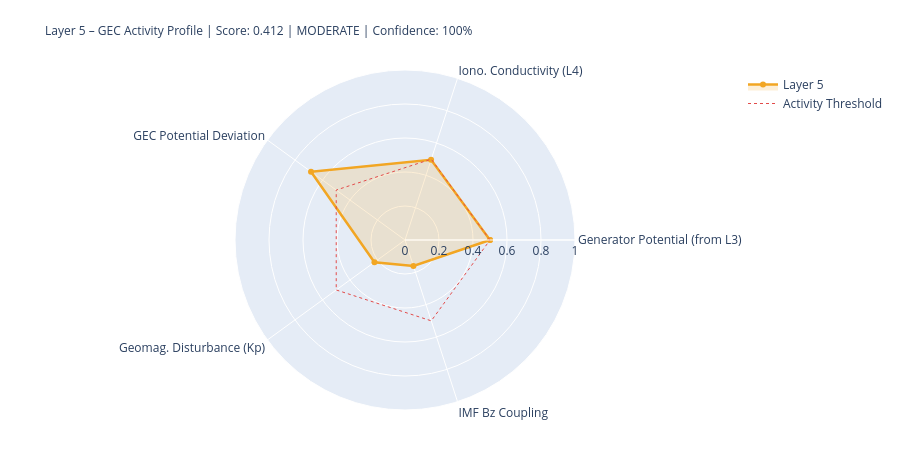

The notebook cell this image was saved under:
### Markdown cell above
---
## 5. State Assessment & Handoff to Layer 6

### Code cell
# ============================================================
# LAYER-5-SCORE
# ============================================================

# Components
# 1) Generator activity (Layer-3-driven)
gen_score = norm(generator_strength, 0.3, 2.0)
gen_src   = 'from_layer3' if l3_thunder_score is not None else 'estimated'

# 2) Ionospheric conductivity (Layer-4-driven)
iono_score = norm(iono_cond_factor, 0.7, 1.4)
iono_src   = 'from_layer4' if l4_ioniz is not None else 'estimated'

# 3) GEC potential deviation from reference
pot_score = norm(abs(delta_V_pct), 0, 30)  # 0 = at reference, 1 = 30% deviation
pot_src   = 'derived'

# 4) Geomagnetic disturbance (Kp) – modulates vertical currents
kp_score = norm(kp_val, 0, 9)
kp_src   = 'primary' if kp_now is not None else 'from_layer4'

# 5) IMF Bz coupling (southward = stronger M-I coupling → GEC influence)
bz_score = norm(-(bz_now or 0), -5, 30) if bz_now is not None else None
bz_src   = 'primary' if bz_now is not None else 'missing'

COMPONENTS = {
    'Generator Potential (from L3)':  {'score': gen_score,   'source': 'derived_from_layer3', 'dynamic': True},
    'Iono. Conductivity (L4)':      {'score': iono_score,  'source': iono_src, 'dynamic': True},
    'GEC Potential Deviation':      {'score': pot_score,   'source': pot_src,  'dynamic': True},
    'Geomag. Disturbance (Kp)':         {'score': kp_score,    'source': kp_src,   'dynamic': True},
    'IMF Bz Coupling':               {'score': bz_score,    'source': bz_src,   'dynamic': True},
}

available   = {k: v['score'] for k, v in COMPONENTS.items() if v['score'] is not None}
unavailable = [k for k, v in COMPONENTS.items() if v['score'] is None]
layer5_score = round(sum(available.values()) / len(available), 4) if available else None
confidence   = round(len(available) / len(COMPONENTS), 2)
level = ('unknown' if layer5_score is None
         else 'quiet'   if layer5_score < 0.3
         else 'moderate' if layer5_score < 0.6
         else 'active')
dominant_l5 = max(available, key=available.get) if available else 'none'

# Kp consistency: separate 1-min raw value from score value
kp_1m_raw   = kp_now          # directly from API (can be 0.0 during live measurement)
kp_for_score = kp_val          # from Layer-0 context or estimated value if needed
kp_score_src = kp_src

W = 68
print('=' * W)
print('LAYER 5 – GLOBAL ELECTRIC CIRCUIT – STATE ASSESSMENT')
print('=' * W)
for name, comp in COMPONENTS.items():
    s = comp['score']
    if s is not None:
        bar = '█' * int(s*20) + '░' * (20-int(s*20))
        print(f'  {name:<34} {bar}  {s:.3f}  [{comp["source"]}]')
    else:
        print(f'  {name:<34} {"─"*20}  n/a   [missing]')
print('-' * W)
print(f'  Score:         {layer5_score:.3f}  ({len(available)}/{len(COMPONENTS)} components)')
print(f'  Confidence:    {confidence:.0%}')
print(f'  Level:         {level.upper()}')
print(f'  Dominant:      {dominant_l5}')
print(f'  V_iono:        {V_iono_mod:.1f} kV  (Δ {delta_V_pct:+.1f}% vs. Ref)')
print(f'  I_total:       {I_total_mod:.1f} A   (Δ {delta_I_pct:+.1f}% vs. Ref)')
print('=' * W)

# Radar
cats   = list(available.keys())
vals_r = list(available.values())
if len(cats) >= 3:
    fig = go.Figure()
    fig.add_trace(go.Scatterpolar(
        r=vals_r + [vals_r[0]], theta=cats + [cats[0]],
        fill='toself', fillcolor='rgba(242,166,35,0.18)',
        line=dict(color='#F2A623', width=2.5), name='Layer 5'
    ))
    fig.add_trace(go.Scatterpolar(
        r=[0.5]*(len(cats)+1), theta=cats+[cats[0]],
        line=dict(color='#E24B4A', dash='dot', width=1),
        mode='lines', name='Activity Threshold'
    ))
    fig.update_layout(
        title=dict(
            text=f'Layer 5 – GEC Activity Profile | Score: {layer5_score:.3f} | {level.upper()} | Confidence: {confidence:.0%}',
            font=dict(size=12)
        ),
        polar=dict(radialaxis=dict(visible=True, range=[0,1])),
        height=450, showlegend=True,
        margin=dict(l=80, r=80, t=70, b=40)
    )
    fig.show()

### Figure 1 — Plotly figure (JSON) as saved in the notebook; plotly's stock layout.template omitted (floating-point values rounded to 4 significant figures)
{"data": [{"fill": "toself", "fillcolor": "rgba(242,166,35,0.18)", "line": {"color": "#F2A623", "width": 2.5}, "name": "Layer 5", "r": [0.5, 0.4963, 0.6833, 0.2222, 0.1603, 0.5], "theta": ["Generator Potential (from L3)", "Iono. Conductivity (L4)", "GEC Potential Deviation", "Geomag. Disturbance (Kp)", "IMF Bz Coupling", "Generator Potential (from L3)"], "type": "scatterpolar"}, {"line": {"color": "#E24B4A", "dash": "dot", "width": 1}, "mode": "lines", "name": "Activity Threshold", "r": [0.5, 0.5, 0.5, 0.5, 0.5, 0.5], "theta": ["Generator Potential (from L3)", "Iono. Conductivity (L4)", "GEC Potential Deviation", "Geomag. Disturbance (Kp)", "IMF Bz Coupling", "Generator Potential (from L3)"], "type": "scatterpolar"}], "layout": {"height": 450, "margin": {"b": 40, "l": 80, "r": 80, "t": 70}, "polar": {"radialaxis": {"range": [0, 1], "visible": true}}, "showlegend": true, "title": {"font": {"size": 12}, "text": "Layer 5 – GEC Activity Profile | Score: 0.412 | MODERATE | Confidence: 100%"}}}
